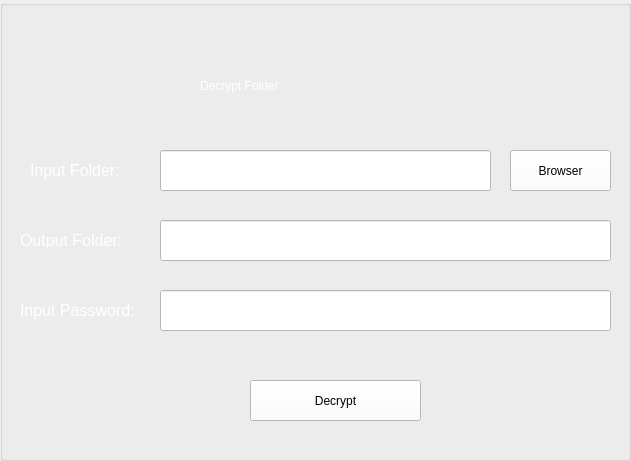
  <widget class="QGroupBox" name="groupBox_decryptfolder">
   <property name="enabled">
    <bool>true</bool>
   </property>
   <property name="geometry">
    <rect>
     <x>250</x>
     <y>30</y>
     <width>631</width>
     <height>461</height>
    </rect>
   </property>
   <property name="title">
    <string/>
   </property>
   <widget class="QLabel" name="label_10">
    <property name="geometry">
     <rect>
      <x>30</x>
      <y>160</y>
      <width>101</width>
      <height>21</height>
     </rect>
    </property>
    <property name="font">
     <font>
      <pointsize>12</pointsize>
     </font>
    </property>
    <property name="styleSheet">
     <string notr="true">color: rgb(255, 255, 255);</string>
    </property>
    <property name="text">
     <string>Input Folder:</string>
    </property>
   </widget>
   <widget class="QLineEdit" name="input_defolder">
    <property name="geometry">
     <rect>
      <x>160</x>
      <y>150</y>
      <width>331</width>
      <height>41</height>
     </rect>
    </property>
    <property name="font">
     <font>
      <pointsize>12</pointsize>
     </font>
    </property>
    <property name="styleSheet">
     <string notr="true">background-color: rgb(255, 255, 255);
color: rgb(0, 0, 0);</string>
    </property>
    <property name="readOnly">
     <bool>true</bool>
    </property>
   </widget>
   <widget class="QPushButton" name="btn_defolderbrowser">
    <property name="geometry">
     <rect>
      <x>510</x>
      <y>150</y>
      <width>101</width>
      <height>41</height>
     </rect>
    </property>
    <property name="styleSheet">
     <string notr="true">color: rgb(0, 0, 0);
background-color: rgb(255, 255, 255);
font: 12pt &quot;MS Shell Dlg 2&quot;;</string>
    </property>
    <property name="text">
     <string>Browser</string>
    </property>
   </widget>
   <widget class="QLineEdit" name="output_defolder">
    <property name="geometry">
     <rect>
      <x>160</x>
      <y>220</y>
      <width>451</width>
      <height>41</height>
     </rect>
    </property>
    <property name="font">
     <font>
      <pointsize>12</pointsize>
     </font>
    </property>
    <property name="styleSheet">
     <string notr="true">background-color: rgb(255, 255, 255);
color: rgb(0, 0, 0);</string>
    </property>
    <property name="readOnly">
     <bool>true</bool>
    </property>
   </widget>
   <widget class="QLabel" name="label_11">
    <property name="geometry">
     <rect>
      <x>20</x>
      <y>230</y>
      <width>111</width>
      <height>21</height>
     </rect>
    </property>
    <property name="font">
     <font>
      <pointsize>12</pointsize>
     </font>
    </property>
    <property name="styleSheet">
     <string notr="true">color: rgb(255, 255, 255);</string>
    </property>
    <property name="text">
     <string>Output Folder:</string>
    </property>
   </widget>
   <widget class="QLineEdit" name="input_depassword_2">
    <property name="geometry">
     <rect>
      <x>160</x>
      <y>290</y>
      <width>451</width>
      <height>41</height>
     </rect>
    </property>
    <property name="font">
     <font>
      <pointsize>12</pointsize>
     </font>
    </property>
    <property name="styleSheet">
     <string notr="true">background-color: rgb(255, 255, 255);
color: rgb(0, 0, 0);</string>
    </property>
    <property name="echoMode">
     <enum>QLineEdit::Password</enum>
    </property>
    <property name="readOnly">
     <bool>false</bool>
    </property>
   </widget>
   <widget class="QLabel" name="label_12">
    <property name="geometry">
     <rect>
      <x>20</x>
      <y>300</y>
      <width>121</width>
      <height>21</height>
     </rect>
    </property>
    <property name="font">
     <font>
      <pointsize>12</pointsize>
     </font>
    </property>
    <property name="styleSheet">
     <string notr="true">color: rgb(255, 255, 255);</string>
    </property>
    <property name="text">
     <string>Input Password:</string>
    </property>
   </widget>
   <widget class="QPushButton" name="btn_decryptfolder_2">
    <property name="geometry">
     <rect>
      <x>250</x>
      <y>380</y>
      <width>171</width>
      <height>41</height>
     </rect>
    </property>
    <property name="styleSheet">
     <string notr="true">color: rgb(0, 0, 0);
background-color: rgb(255, 255, 255);
font: 12pt &quot;MS Shell Dlg 2&quot;;</string>
    </property>
    <property name="text">
     <string>Decrypt</string>
    </property>
   </widget>
   <widget class="QLabel" name="label_13">
    <property name="geometry">
     <rect>
      <x>200</x>
      <y>60</y>
      <width>231</width>
      <height>51</height>
     </rect>
    </property>
    <property name="styleSheet">
     <string notr="true">color: rgb(255, 255, 255);
font: 75 28pt &quot;Script MT Bold&quot;;</string>
    </property>
    <property name="text">
     <string>Decrypt Folder</string>
    </property>
   </widget>
  </widget>
